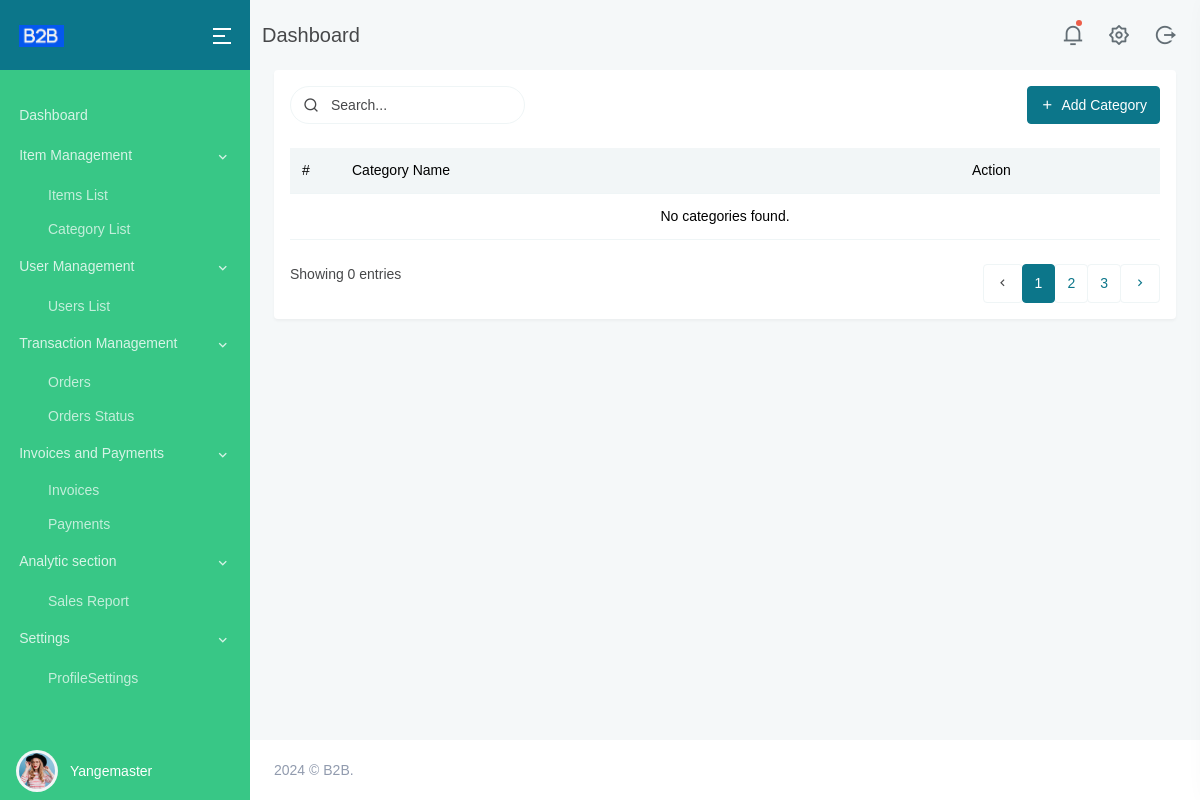
Page /categories/ (signed in) on the earlier database version.
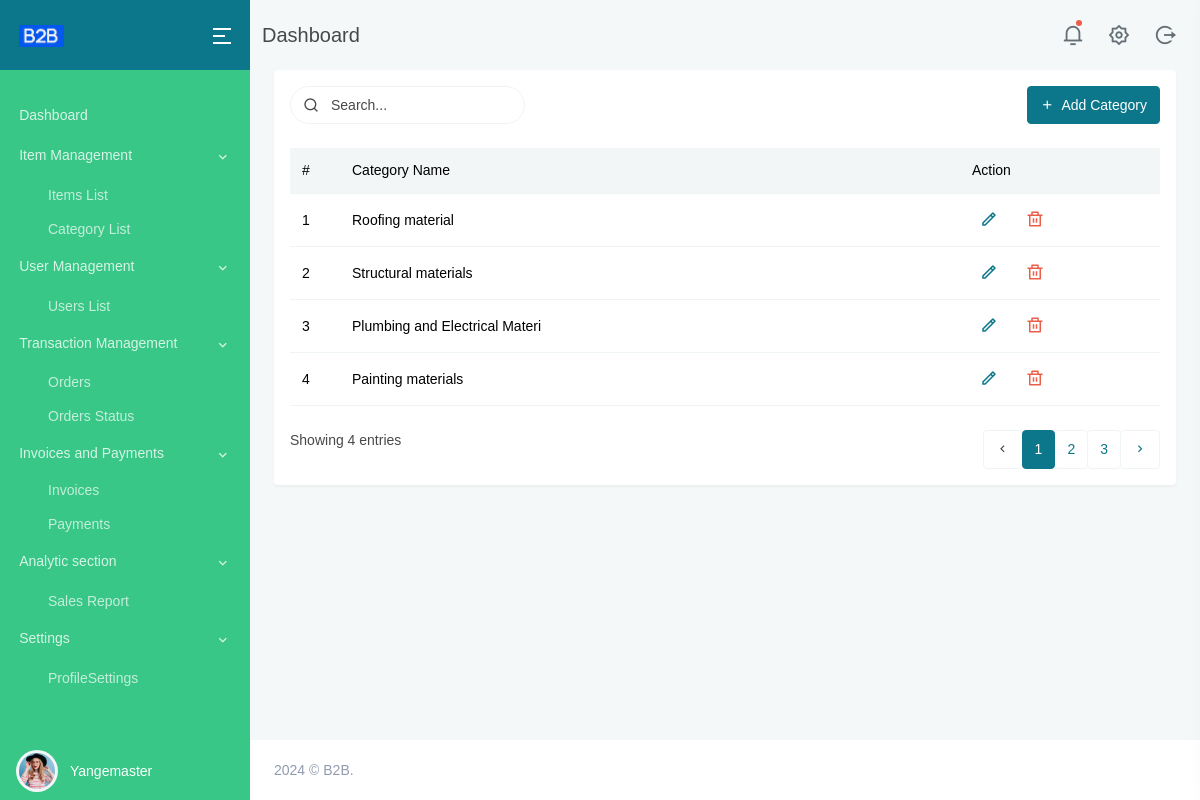
Same page on the later database version.
### main/models.py (models this page shows, shortened)
class Category(models.Model):
    category = models.CharField(max_length=30)

### main/views.py (the view)
# urls.py: path('categories/', views.category_list, name='category_list'),
@login_required
def category_list(request):
    categories = Category.objects.all()
    return render(request, 'category.html', {'categories': categories})

### templates/category.html (shortened to what the changed rows need)
{% extends "base.html" %}
{% load static %}
{% block content %}
<div class="main-content">
    <div class="page-content">
        <div class="container-fluid">
            <div class="row">
                <div class="col-lg-12">
                    <div class="card">
                        <div class="card-body">
                            <div class="table-responsive mb-4">
                                <table class="table table-hover table-nowrap align-middle mb-0">
                                    <thead class="bg-light">
                                        <tr>
                                            <th scope="col" style="width: 50px;">#</th>
                                            <th scope="col">Category Name</th>
                                            <th scope="col" style="width: 200px;">Action</th>
                                        </tr>
                                    </thead>
                                    <tbody>
                                        {% for category in categories %}
                                        <tr>
                                            <th scope="row">{{ forloop.counter }}</th>
                                            <td>{{ category.category }}</td>
                                            <td>
                                                <ul class="list-inline mb-0">
                                                    <li class="list-inline-item">
                                                        <a href="{% url 'edit_category' category.pk %}" class="px-2 text-primary"><i class="ri-pencil-line font-size-18"></i></a>
                                                    </li>
                                                    <li class="list-inline-item">
                                                        <a href="{% url 'delete_category' category.pk %}" class="px-2 text-danger"><i class="ri-delete-bin-line font-size-18"></i></a>
                                                    </li>
                                                </ul>
                                            </td>
                                        </tr>
                                        {% empty %}
                                        <tr>
                                            <td colspan="3" class="text-center">No categories found.</td>
                                        </tr>
                                        {% endfor %}
                                    </tbody>
                                </table>
                            </div>
                            <div class="row mt-4">
                                <div class="col-sm-6">
                                    <div>
                                        <p class="mb-sm-0">Showing {{ categories|length }} entries</p>
                                    </div>
                                </div>
                            </div>
                        </div>
                    </div>
                </div>
            </div>
        </div>
    </div>
</div>
{% endblock %}

Differences in the rows shown:
added Category: category "Roofing material"
added Category: category "Structural materials"
added Category: category "Plumbing and Electrical Materi"
added Category: category "Painting materials"
Other differences:
{{ categories|length }}: "0" → "4"
text no longer shown: "No categories found."
